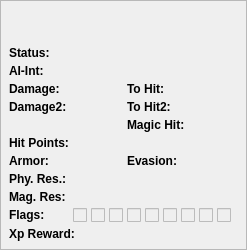
<?xml version="1.0" encoding="UTF-8"?>
<ui version="4.0">
 <class>DungeonSubtileWidget</class>
 <widget class="QFrame">
  <property name="frameShape">
   <enum>QFrame::StyledPanel</enum>
  </property>
  <property name="frameShadow">
   <enum>QFrame::Raised</enum>
  </property>
  <property name="autoFillBackground">
   <bool>true</bool>
  </property>
  <!--property name="styleSheet">
   <string notr="true">QFrame { background-color: palette(window); }</string>
  </property>
  <property name="windowOpacity">
   <number>0.5</number>
  </property-->
  <layout class="QVBoxLayout">
   <item>
    <layout class="QHBoxLayout">
     <item>
      <spacer>
       <property name="orientation">
        <enum>Qt::Horizontal</enum>
       </property>
      </spacer>
     </item>
     <item>
      <layout class="QHBoxLayout" name="centerButtonsHorizontalLayout"/>
     </item>
     <item>
      <spacer>
       <property name="orientation">
        <enum>Qt::Horizontal</enum>
       </property>
      </spacer>
     </item>
     <item>
      <layout class="QHBoxLayout" name="rightButtonsHorizontalLayout"/>
     </item>
    </layout>
   </item>
   <item>
    <widget class="QWidget">
     <property name="sizePolicy">
      <sizepolicy hsizetype="Expanding" vsizetype="Fixed">
       <horstretch>0</horstretch>
       <verstretch>0</verstretch>
      </sizepolicy>
     </property>
     <layout class="QGridLayout">
      <item row="0" column="0" colspan="2" alignment="Qt::AlignCenter">
       <widget class="QLabel" name="monsterName"/>
      </item>
      <item row="1" column="0" colspan="2" alignment="Qt::AlignCenter">
       <widget class="QLabel" name="monsterLevel"/>
      </item>
      <item row="2" column="0">
       <widget class="QLabel">
        <property name="text">
         <string>&lt;b&gt;Status:&lt;/b&gt;</string>
        </property>
       </widget>
      </item>
      <item row="2" column="1">
       <widget class="QLabel" name="monsterStatus"/>
      </item>
      <item row="3" column="0">
       <widget class="QLabel">
        <property name="text">
         <string>&lt;b&gt;AI-Int:&lt;/b&gt;</string>
        </property>
       </widget>
      </item>
      <item row="3" column="1">
       <widget class="QLabel" name="monsterInt"/>
      </item>

      <item row="4" column="0">
       <widget class="QLabel">
        <property name="text">
         <string>&lt;b&gt;Damage:&lt;/b&gt;</string>
        </property>
       </widget>
      </item>
      <item row="4" column="1">
       <widget class="QLabel" name="monsterDamage"/>
      </item>
      <item row="4" column="2">
       <widget class="QLabel">
        <property name="text">
         <string>&lt;b&gt;To Hit:&lt;/b&gt;</string>
        </property>
       </widget>
      </item>
      <item row="4" column="3">
       <widget class="QLabel" name="monsterHit"/>
      </item>

      <item row="5" column="0">
       <widget class="QLabel">
        <property name="text">
         <string>&lt;b&gt;Damage2:&lt;/b&gt;</string>
        </property>
       </widget>
      </item>
      <item row="5" column="1">
       <widget class="QLabel" name="monsterDamage2"/>
      </item>
      <item row="5" column="2">
       <widget class="QLabel">
        <property name="text">
         <string>&lt;b&gt;To Hit2:&lt;/b&gt;</string>
        </property>
       </widget>
      </item>
      <item row="5" column="3">
       <widget class="QLabel" name="monsterHit2"/>
      </item>

      <item row="6" column="2">
       <widget class="QLabel">
        <property name="text">
         <string>&lt;b&gt;Magic Hit:&lt;/b&gt;</string>
        </property>
       </widget>
      </item>
      <item row="6" column="3">
       <widget class="QLabel" name="monsterMagic"/>
      </item>


      <item row="7" column="0">
       <widget class="QLabel">
        <property name="text">
         <string>&lt;b&gt;Hit Points:&lt;/b&gt;</string>
        </property>
       </widget>
      </item>
      <item row="7" column="1">
       <widget class="QLabel" name="monsterHp"/>
      </item>
      <item row="8" column="0">
       <widget class="QLabel">
        <property name="text">
         <string>&lt;b&gt;Armor:&lt;/b&gt;</string>
        </property>
       </widget>
      </item>
      <item row="8" column="1">
       <widget class="QLabel" name="monsterArmorClass"/>
      </item>
      <item row="8" column="2">
       <widget class="QLabel">
        <property name="text">
         <string>&lt;b&gt;Evasion:&lt;/b&gt;</string>
        </property>
       </widget>
      </item>
      <item row="8" column="3">
       <widget class="QLabel" name="monsterEvasion"/>
      </item>

      <item row="9" column="0">
       <widget class="QLabel">
        <property name="text">
         <string>&lt;b&gt;Phy. Res.:&lt;/b&gt;</string>
        </property>
       </widget>
      </item>
      <item row="9" column="1" colspan="3">
       <layout class="QHBoxLayout">
        <item>
         <widget class="QLabel" name="monsterResSlash">
          <property name="toolTip">
           <string>Slash resistance</string>
          </property>
         </widget>
        </item>
        <item>
         <widget class="QLabel" name="monsterResBlunt">
          <property name="toolTip">
           <string>Blunt resistance</string>
          </property>
         </widget>
        </item>
        <item>
         <widget class="QLabel" name="monsterResPunct">
          <property name="toolTip">
           <string>Puncture resistance</string>
          </property>
         </widget>
        </item>
        <item>
         <spacer>
          <property name="orientation">
           <enum>Qt::Horizontal</enum>
          </property>
         </spacer>
        </item>
       </layout>
      </item>
      <item row="10" column="0">
       <widget class="QLabel">
        <property name="text">
         <string>&lt;b&gt;Mag. Res:&lt;/b&gt;</string>
        </property>
       </widget>
      </item>
      <item row="10" column="1" colspan="3">
       <layout class="QHBoxLayout">
        <item>
         <widget class="QLabel" name="monsterResFire">
          <property name="toolTip">
           <string>Fire resistance</string>
          </property>
         </widget>
        </item>
        <item>
         <widget class="QLabel" name="monsterResLight">
          <property name="toolTip">
           <string>Lightning resistance</string>
          </property>
         </widget>
        </item>
        <item>
         <widget class="QLabel" name="monsterResMagic">
          <property name="toolTip">
           <string>Magic resistance</string>
          </property>
         </widget>
        </item>
        <item>
         <widget class="QLabel" name="monsterResAcid">
          <property name="toolTip">
           <string>Acid resistance</string>
          </property>
         </widget>
        </item>
        <item>
         <spacer>
          <property name="orientation">
           <enum>Qt::Horizontal</enum>
          </property>
         </spacer>
        </item>
       </layout>
      </item>
      <item row="11" column="0">
       <widget class="QLabel">
        <property name="text">
         <string>&lt;b&gt;Flags:&lt;/b&gt;</string>
        </property>
       </widget>
      </item>
      <item row="11" column="1" colspan="3">
       <layout class="QHBoxLayout">
        <item>
         <widget class="QCheckBox" name="monsterHiddenCheckBox">
          <property name="enabled">
           <bool>false</bool>
          </property>
          <property name="toolTip">
           <string>Hidden</string>
          </property>
         </widget>
        </item>
        <item>
         <widget class="QCheckBox" name="monsterStealCheckBox">
          <property name="enabled">
           <bool>false</bool>
          </property>
          <property name="toolTip">
           <string>Steals life</string>
          </property>
         </widget>
        </item>
        <item>
         <widget class="QCheckBox" name="monsterOpenCheckBox">
          <property name="enabled">
           <bool>false</bool>
          </property>
          <property name="toolTip">
           <string>Opens doors</string>
          </property>
         </widget>
        </item>
        <item>
         <widget class="QCheckBox" name="monsterSearchCheckBox">
          <property name="enabled">
           <bool>false</bool>
          </property>
          <property name="toolTip">
           <string>Searches for enemy</string>
          </property>
         </widget>
        </item>
        <item>
         <widget class="QCheckBox" name="monsterBleedCheckBox">
          <property name="enabled">
           <bool>false</bool>
          </property>
          <property name="toolTip">
           <string>Bleeds</string>
          </property>
         </widget>
        </item>
        <item>
         <widget class="QCheckBox" name="monsterKnockbackCheckBox">
          <property name="enabled">
           <bool>false</bool>
          </property>
          <property name="toolTip">
           <string>Knocks back</string>
          </property>
         </widget>
        </item>
        <item>
         <widget class="QCheckBox" name="monsterNoStoneCheckBox">
          <property name="enabled">
           <bool>false</bool>
          </property>
          <property name="toolTip">
           <string>Immune to stone curse</string>
          </property>
         </widget>
        </item>
        <item>
         <widget class="QCheckBox" name="monsterGargCheckBox">
          <property name="enabled">
           <bool>false</bool>
          </property>
          <property name="toolTip">
           <string>Starts in a special mode</string>
          </property>
         </widget>
        </item>
        <item>
         <widget class="QCheckBox" name="monsterNoDropCheckBox">
          <property name="enabled">
           <bool>false</bool>
          </property>
          <property name="toolTip">
           <string>No loot</string>
          </property>
         </widget>
        </item>
        <item>
         <spacer>
          <property name="orientation">
           <enum>Qt::Horizontal</enum>
          </property>
         </spacer>
        </item>
       </layout>
      </item>

      <item row="12" column="0" colspan="2">
       <widget class="QLabel">
        <property name="text">
         <string>&lt;b&gt;Xp Reward:&lt;/b&gt;</string>
        </property>
       </widget>
      </item>
      <item row="12" column="2">
       <widget class="QLabel" name="monsterExp"/>
      </item>
     </layout>
    </widget>
   </item>
  </layout>
 </widget>
 <layoutdefault spacing="4" margin="4"/>
 <resources/>
 <connections/>
 <buttongroups/>
</ui>
